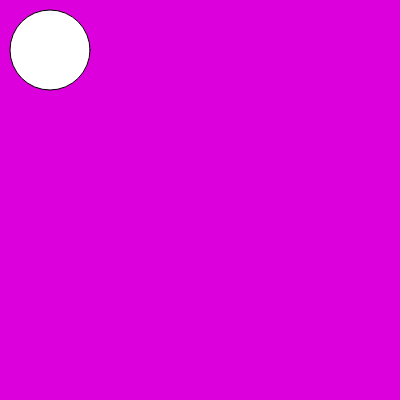
Frame 1 (no input)
Frame 60 (no input): identical to frame 1, image omitted
Frame 120 (the mouse pressed at the canvas centre since frame 60): identical to frame 1, image omitted

The p5.js sketch that drew this single still picture (run headless with seeded random() and noise() and a simulated clock; from frame 60 on, the mouse is pressed at the canvas centre):

// p5.js sketch
// ── sketch.js
function setup() {
  createCanvas(400, 400);
}

function draw() {
  background(220, 0, 220);
  ellipse(50, 50, 80, 80);
}
